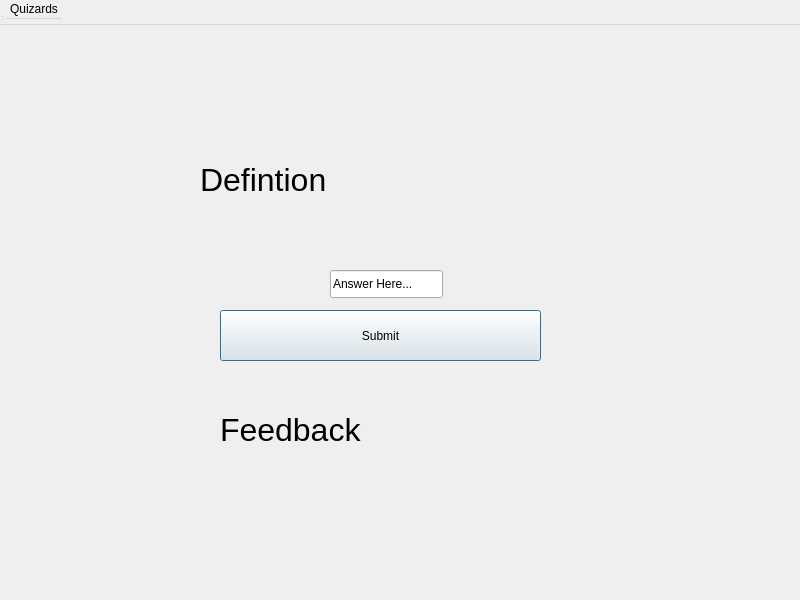
<?xml version="1.0" encoding="UTF-8"?>
<ui version="4.0">
 <class>MainWindow</class>
 <widget class="QDialog" name="MainWindow">
  <property name="geometry">
   <rect>
    <x>0</x>
    <y>0</y>
    <width>800</width>
    <height>600</height>
   </rect>
  </property>
  <property name="windowTitle">
   <string>MainWindow</string>
  </property>
  <widget class="QWidget" name="centralwidget" native="true">
   <property name="geometry">
    <rect>
     <x>0</x>
     <y>0</y>
     <width>761</width>
     <height>621</height>
    </rect>
   </property>
   <property name="minimumSize">
    <size>
     <width>761</width>
     <height>621</height>
    </size>
   </property>
   <property name="maximumSize">
    <size>
     <width>761</width>
     <height>621</height>
    </size>
   </property>
   <widget class="QPushButton" name="submitButton">
    <property name="geometry">
     <rect>
      <x>220</x>
      <y>310</y>
      <width>321</width>
      <height>51</height>
     </rect>
    </property>
    <property name="text">
     <string>Submit</string>
    </property>
   </widget>
   <widget class="QLineEdit" name="answerInput">
    <property name="geometry">
     <rect>
      <x>330</x>
      <y>270</y>
      <width>113</width>
      <height>28</height>
     </rect>
    </property>
    <property name="text">
     <string>Answer Here...</string>
    </property>
   </widget>
   <widget class="QLabel" name="definitionLabel">
    <property name="geometry">
     <rect>
      <x>200</x>
      <y>140</y>
      <width>581</width>
      <height>81</height>
     </rect>
    </property>
    <property name="text">
     <string>&lt;html&gt;&lt;head/&gt;&lt;body&gt;&lt;p&gt;&lt;span style=&quot; font-size:24pt;&quot;&gt;Defintion&lt;/span&gt;&lt;/p&gt;&lt;/body&gt;&lt;/html&gt;</string>
    </property>
   </widget>
   <widget class="QLabel" name="feedbackLabel">
    <property name="geometry">
     <rect>
      <x>220</x>
      <y>390</y>
      <width>331</width>
      <height>81</height>
     </rect>
    </property>
    <property name="text">
     <string>&lt;html&gt;&lt;head/&gt;&lt;body&gt;&lt;p&gt;&lt;span style=&quot; font-size:24pt;&quot;&gt;Feedback&lt;/span&gt;&lt;/p&gt;&lt;/body&gt;&lt;/html&gt;</string>
    </property>
   </widget>
  </widget>
  <widget class="QMenuBar" name="menubar">
   <property name="geometry">
    <rect>
     <x>0</x>
     <y>0</y>
     <width>800</width>
     <height>25</height>
    </rect>
   </property>
   <widget class="QMenu" name="menuQuizards">
    <property name="title">
     <string>Quizards</string>
    </property>
   </widget>
   <addaction name="menuQuizards"/>
  </widget>
  <widget class="QStatusBar" name="statusbar">
   <property name="geometry">
    <rect>
     <x>0</x>
     <y>0</y>
     <width>3</width>
     <height>22</height>
    </rect>
   </property>
  </widget>
 </widget>
 <resources/>
 <connections/>
</ui>
